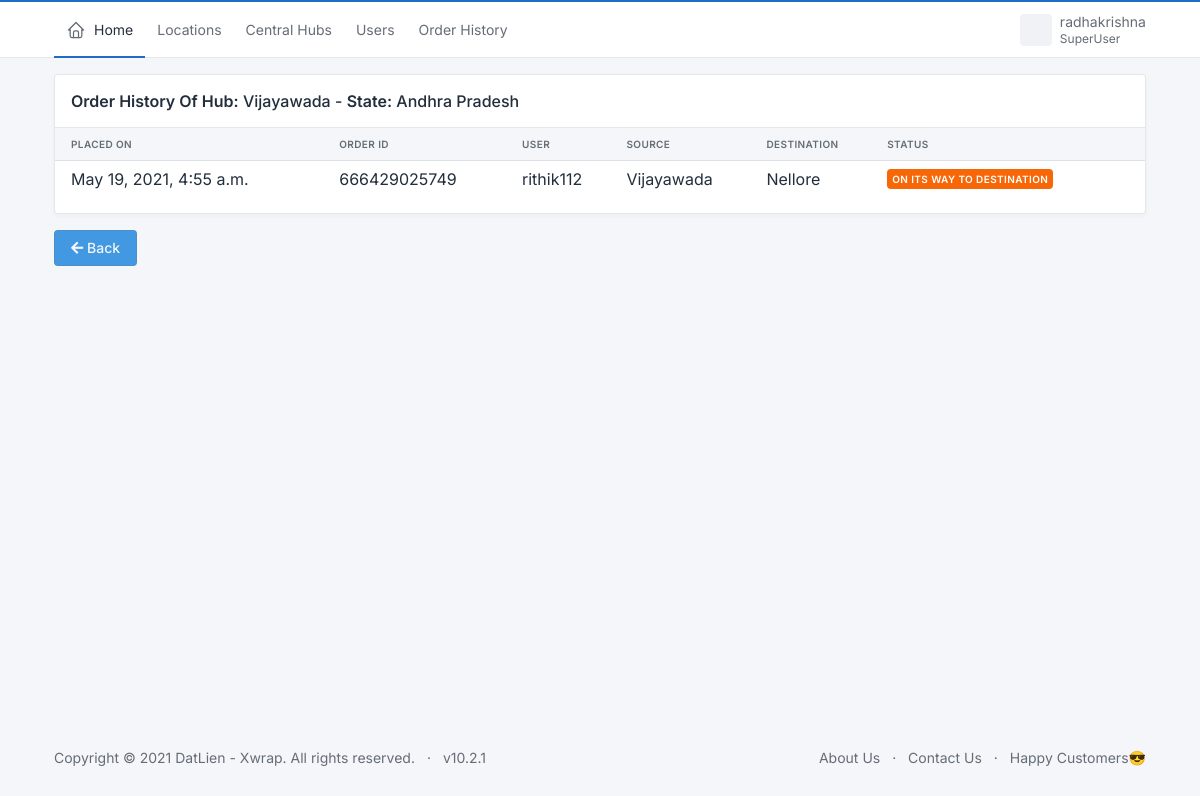
Page /datlien_admin/hub_history/586435853799 (signed in) on the committed database.
### datlien/models.py (models this page shows, shortened)
class Hub(RandomIDModel):
    central_hub = models.ForeignKey(CentralHub,on_delete=models.CASCADE,related_name='+')
    city = models.ForeignKey(City,on_delete=models.CASCADE,related_name='+')
    username = models.CharField(max_length=20)
    password = models.CharField(max_length=20)
    email = models.EmailField()
    address = models.CharField(max_length=100)
    base_fare = models.DecimalField(max_digits=9,decimal_places=2,default=0)
    created_on = models.DateTimeField(auto_now_add=True)
    updated_on = models.DateTimeField(auto_now=True)
    def __str__(self):
        return self.city.city

class City(RandomIDModel):
    state = models.ForeignKey(State,on_delete=models.CASCADE,related_name='+')
    city = models.CharField(max_length=20)
    created_on = models.DateTimeField(auto_now_add=True)
    updated_on = models.DateTimeField(auto_now=True)

class State(RandomIDModel):
    name = models.CharField(max_length=50)
    def __str__(self):
        return self.name

### user/models.py (models this page shows, shortened)
class Delivery(RandomIDModel):
    user = models.CharField(max_length=100)
    source = models.ForeignKey(Hub,on_delete=models.CASCADE,related_name='+')
    destination = models.ForeignKey(Hub,on_delete=models.CASCADE,related_name='+')
    weight = models.IntegerField(default=0, verbose_name='Weight (In KGs)')
    type = models.CharField(max_length=100, null=True)
    destination_person = models.CharField(max_length=100, null=True, verbose_name="Destination Person")
    destination_address = models.CharField(max_length=100, null=True, verbose_name="Destination Address")
    destination_contact = models.CharField(max_length=10, null=True, verbose_name="Destination Contact No.")
    total_amount = models.IntegerField(default=0)
    is_approved = models.BooleanField(default=False)
    is_picked = models.BooleanField(default=False)
    is_shipped = models.BooleanField(default=False)
    is_transit = models.BooleanField(default=False)
    is_received = models.BooleanField(default=False)
    is_assigned = models.BooleanField(default=False)
    out_for_delivery = models.BooleanField(default=False)
    is_delivered = models.BooleanField(default=False)
    created_on = models.DateTimeField(auto_now_add=True)
    updated_on = models.DateTimeField(auto_now=True)

### datlien/views.py (the view)
# urls.py: path('hub_history/<int:id>', views.hub_history, name="hub_history"),
@login_required(login_url="login/")
def hub_history(request,id):
    superuser = request.user.is_superuser
    username = request.user.get_username()
    hub = Hub.objects.get(pk=id)
    orders_history= Delivery.objects.filter(source=hub.id)
    return render(request, "datlien/hub_history.html",{
        'username':username,
        'superuser':superuser,
        'orders_history':orders_history,
        'hub':hub,
    })

### datlien/templates/datlien/hub_history.html (shortened to what this page needs)
{% extends "datlien/base.html" %}
{% block 'header' %}
<header class="navbar navbar-expand-md navbar-light d-print-none">
    <div class="container-xl">
      <div class="navbar-nav flex-row order-md-last">
        <div class="nav-item dropdown">
          <a href="#" class="nav-link d-flex lh-1 text-reset p-0" data-bs-toggle="dropdown" aria-label="Open user menu">
            <span class="avatar avatar-sm" style="background-image: url(../../../static/static/avatars/000m.jpg)"></span>
            <div class="d-none d-xl-block ps-2">
              <div>{{username}}</div>
              <div class="mt-1 small text-muted">{% if superuser %}SuperUser{% else %}Staff{% endif %}</div>
            </div>
          </a>
        </div>
      </div>
      <div class="collapse navbar-collapse" id="navbar-menu">
        <div class="d-flex flex-column flex-md-row flex-fill align-items-stretch align-items-md-center">
          <ul class="navbar-nav">
            <li class="nav-item active">
              <a class="nav-link" href="{% url 'home' %}" >
                <span class="nav-link-icon d-md-none d-lg-inline-block">
                </span>
                <span class="nav-link-title">
                  Home
                </span>
              </a>
            </li>
            {% if superuser %}
              <li class="nav-item">
                <a class="nav-link" href="{% url 'viewStates' %}">Locations</a>
              </li>
              <li class="nav-item">
                <a class="nav-link" href="{% url 'viewCentralHubs' %}">Central Hubs</a>
              </li>
              <li class="nav-item">
                <a class="nav-link" href="{% url 'users' %}">Users</a>
              </li>
              <li class="nav-item">
                <a class="nav-link" href="{% url 'orders_history' %}">Order History</a>
              </li>
            {% endif %}
          </ul>
        </div>
      </div>
    </div>
</header>
{% endblock %}
{% block 'body' %}
{% load widget_tweaks %}
<div class="container">
    <div class="col-12 mt-3 mb-3">
      <div class="card">
        <div class="card-header">
          <h3 class="card-title"><b>Order History Of Hub:</b>&nbsp;{{hub.city.city}} - <b>State:</b>&nbsp;{{hub.city.state}}</h3>
        </div>
        <div class="table-responsive">
          <table class="table card-table table-vcenter text-nowrap datatable">
            <thead>
              <tr>
                  <th>Placed On</th>
                  <th>Order Id</th>
                  <th>User</th>
                  <th>Source</th>
                  <th>Destination</th>
                  <th>Status</th>
              </tr>
            </thead>
            <tbody>
              {% for delivery in orders_history %}
              <tr>
                  <td>{{delivery.created_on}}</td>
                  <td>{{delivery.id}}</td>
                  <td>{{delivery.user}}</td>
                  <td>{{delivery.source}}</td>
                  <td>{{delivery.destination}}</td>
                  <td>
                      {% if not delivery.is_approved %}
                        <span class="badge bg-warning me-1">Pending</span>
                      {% elif not delivery.is_picked %}
                        <span class="badge bg-success me-1">Approved</span>
                      {% elif not delivery.is_shipped %}
                        <span class="badge bg-accent me-1">Picked</span>
                      {% elif not delivery.is_transit %}
                        <span class="badge bg-info me-1">Shipped</span>
                      {% elif not delivery.is_received %}
                        <span class="badge bg-warning me-1">On its Way to Destination</span>
                      {% elif not delivery.out_for_delivery %}
                        <span class="badge bg-info me-1">Received</span>
                      {% elif not delivery.is_delivered %}
                        <span class="badge bg-info me-1">Out for Delivery</span>
                      {% else %}
                        <span class="badge bg-success me-1">Delivered</span>
                      {% endif %}
                  </td>
              </tr>
              {% endfor %}
            </tbody>
          </table>
        </div>
      </div>
    </div>
</div>
<div class="container">
    <a class="btn btn-info btn-md" href="{% url 'home' %}"> <i class="fa fa-arrow-left"></i>&nbsp;Back </a>
</div>
{% endblock %}

### rows in the picture
Hub: city.city "Vijayawada", city.state "Andhra Pradesh"
Delivery: created_on "May 19, 2021, 4:55 a.m.", id "666429025749", user "rithik112", source "Vijayawada", destination "Nellore", is_approved "ON ITS WAY TO DESTINATION"

### other values in the picture
{{ username }} "radhakrishna"
